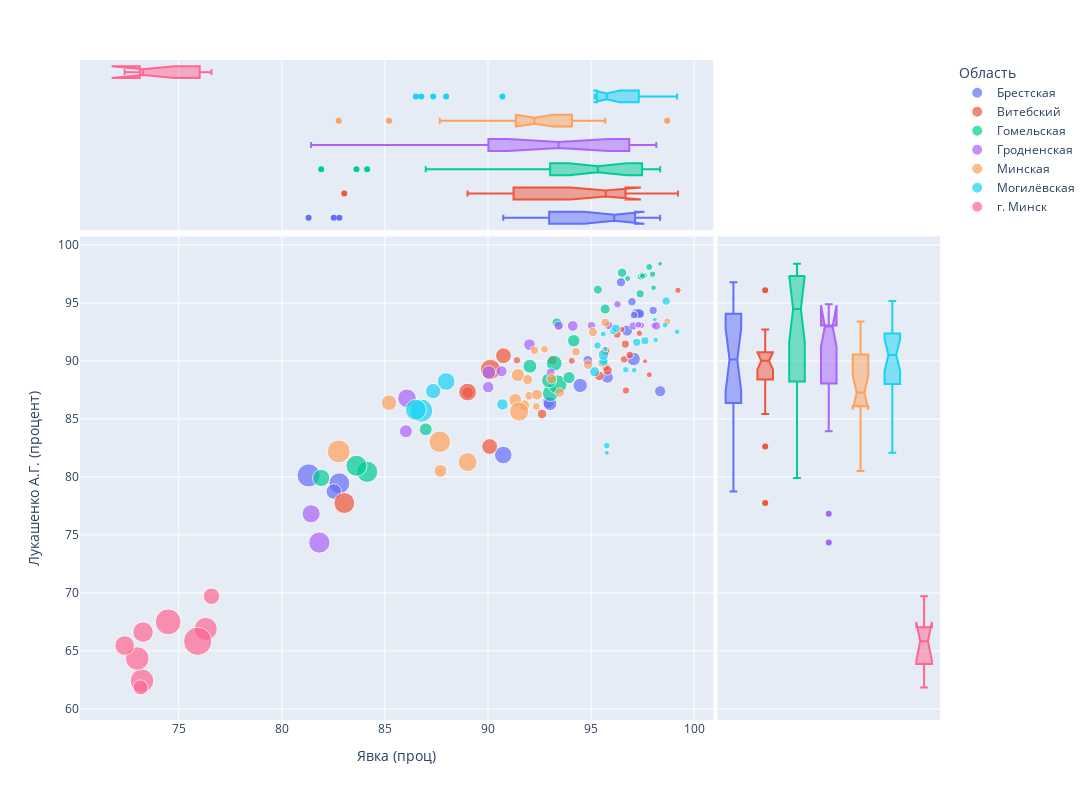

Write notebook code for a chart like this one.
### Markdown cell above
В целом единственное, что можно сказать: у Минской области наименьшие медианные значения как явки так и процента "за", Могилёвская область больше всех "рисует" явку, а Гомельская процент.

### Code cell
fig = px.scatter(data,
                 x="Явка (проц)",
                 y="Лукашенко А.Г. (процент)",
                 color='Область',
                 hover_name='Наименование административно- территориальной (территориальной) единицы',
                 marginal_y="box",
                 marginal_x="box",
                 width=1200,
                 height=800,
                 size='Количество избирателей (всего)'
                )
fig.show()

### Figure 1 — Plotly figure (JSON) as saved in the notebook; plotly's stock layout.template omitted (floating-point values rounded to 4 significant figures)
{"data": [{"hovertemplate": "<b>%{hovertext}</b><br><br>Область=Брестская<br>Явка (проц)=%{x}<br>Лукашенко А.Г. (процент)=%{y}<br>Количество избирателей (всего)=%{marker.size}<extra></extra>", "hovertext": ["Барановичский район", "Берёзовский район", "Брестский район", "Ганцевичский район", "Дрогичинский район", "Жабинковский район", "Ивановский район", "Ивацевичский район", "Каменецкий район", "Кобринский район", "Лунинецкий район", "Ляховичский район", "Малоритский район", "Пинский район", "Пружанский район", "Столинский район", "г. Барановичи", "г. Пинск", "Ленинский район г. Бреста", "Московский район г. Бреста"], "legendgroup": "Брестская", "marker": {"color": "#636efa", "size": [26229, 43874, 28076, 21362, 29158, 17888, 31217, 42829, 26980, 61219, 55364, 20864, 17837, 37124, 37801, 54443, 130367, 91930, 71005, 158707], "sizemode": "area", "sizeref": 592.1, "symbol": "circle"}, "mode": "markers", "name": "Брестская", "showlegend": true, "type": "scatter", "x": [96.45, 92.92, 94.84, 96.98, 97.19, 97.43, 97.33, 95.79, 93.45, 94.47, 93.01, 98.01, 97.08, 98.35, 96.74, 97.06, 82.79, 90.74, 82.52, 81.3], "xaxis": "x", "y": [96.79, 86.43, 90.06, 95.11, 94.11, 94.05, 94.09, 88.59, 93.1, 87.89, 86.31, 94.36, 93.95, 87.39, 92.62, 90.17, 79.45, 81.89, 78.74, 80.13], "yaxis": "y"}, {"alignmentgroup": "True", "hovertemplate": "<b>%{hovertext}</b><br><br>Область=Брестская<br>Явка (проц)=%{x}<extra></extra>", "hovertext": ["Барановичский район", "Берёзовский район", "Брестский район", "Ганцевичский район", "Дрогичинский район", "Жабинковский район", "Ивановский район", "Ивацевичский район", "Каменецкий район", "Кобринский район", "Лунинецкий район", "Ляховичский район", "Малоритский район", "Пинский район", "Пружанский район", "Столинский район", "г. Барановичи", "г. Пинск", "Ленинский район г. Бреста", "Московский район г. Бреста"], "legendgroup": "Брестская", "marker": {"color": "#636efa", "symbol": "circle"}, "name": "Брестская", "notched": true, "offsetgroup": "Брестская", "showlegend": false, "type": "box", "x": [96.45, 92.92, 94.84, 96.98, 97.19, 97.43, 97.33, 95.79, 93.45, 94.47, 93.01, 98.01, 97.08, 98.35, 96.74, 97.06, 82.79, 90.74, 82.52, 81.3], "xaxis": "x3", "yaxis": "y3"}, {"alignmentgroup": "True", "hovertemplate": "<b>%{hovertext}</b><br><br>Область=Брестская<br>Лукашенко А.Г. (процент)=%{y}<extra></extra>", "hovertext": ["Барановичский район", "Берёзовский район", "Брестский район", "Ганцевичский район", "Дрогичинский район", "Жабинковский район", "Ивановский район", "Ивацевичский район", "Каменецкий район", "Кобринский район", "Лунинецкий район", "Ляховичский район", "Малоритский район", "Пинский район", "Пружанский район", "Столинский район", "г. Барановичи", "г. Пинск", "Ленинский район г. Бреста", "Московский район г. Бреста"], "legendgroup": "Брестская", "marker": {"color": "#636efa", "symbol": "circle"}, "name": "Брестская", "notched": true, "offsetgroup": "Брестская", "showlegend": false, "type": "box", "xaxis": "x2", "y": [96.79, 86.43, 90.06, 95.11, 94.11, 94.05, 94.09, 88.59, 93.1, 87.89, 86.31, 94.36, 93.95, 87.39, 92.62, 90.17, 79.45, 81.89, 78.74, 80.13], "yaxis": "y2"}, {"hovertemplate": "<b>%{hovertext}</b><br><br>Область=Витебский<br>Явка (проц)=%{x}<br>Лукашенко А.Г. (процент)=%{y}<br>Количество избирателей (всего)=%{marker.size}<extra></extra>", "hovertext": ["Бешенковичский район", "Браславский район", "Верхнедвинский район", "Витебский район", "Глубокский район", "Городокский район", "Докшицкий район", "Дубровенский район", "Лепельский район", "Лиозненский район", "Миорский район", "Оршанский  район", "Полоцкий район", "Поставский район", "Россонский район", "Сенненский район", "Толочинский район", "Ушачский район", "Чашникский район", "Шарковщинский район", "Шумилинский район", "г. Новополоцк", "Железнодорожный район г. Витебска", "Октябрьский район г. Витебска", "Первомайский район г. Витебска"], "legendgroup": "Витебский", "marker": {"color": "#EF553B", "size": [12546, 20658, 16817, 27100, 27587, 17845, 19632, 11635, 26386, 11399, 16610, 120227, 73936, 27469, 7985, 18452, 19159, 11210, 25348, 12429, 14588, 74676, 39466, 93848, 129888], "sizemode": "area", "sizeref": 592.1, "symbol": "circle"}, "mode": "markers", "name": "Витебский", "showlegend": true, "type": "scatter", "x": [99.21, 95.71, 96.69, 95.4, 92.62, 96.6, 96.66, 95.74, 95.8, 97.82, 91.4, 90.12, 90.75, 93.11, 97.62, 96.87, 96.26, 96.49, 95.69, 97.34, 94.06, 90.08, 89.01, 89.01, 83.03], "xaxis": "x", "y": [96.09, 89.49, 87.45, 88.71, 85.43, 90.14, 91.45, 90.72, 89.19, 88.81, 90.06, 89.27, 90.45, 90.09, 89.97, 90.51, 92.31, 92.72, 90.87, 92.39, 90.01, 82.62, 87.25, 87.32, 77.75], "yaxis": "y"}, {"alignmentgroup": "True", "hovertemplate": "<b>%{hovertext}</b><br><br>Область=Витебский<br>Явка (проц)=%{x}<extra></extra>", "hovertext": ["Бешенковичский район", "Браславский район", "Верхнедвинский район", "Витебский район", "Глубокский район", "Городокский район", "Докшицкий район", "Дубровенский район", "Лепельский район", "Лиозненский район", "Миорский район", "Оршанский  район", "Полоцкий район", "Поставский район", "Россонский район", "Сенненский район", "Толочинский район", "Ушачский район", "Чашникский район", "Шарковщинский район", "Шумилинский район", "г. Новополоцк", "Железнодорожный район г. Витебска", "Октябрьский район г. Витебска", "Первомайский район г. Витебска"], "legendgroup": "Витебский", "marker": {"color": "#EF553B", "symbol": "circle"}, "name": "Витебский", "notched": true, "offsetgroup": "Витебский", "showlegend": false, "type": "box", "x": [99.21, 95.71, 96.69, 95.4, 92.62, 96.6, 96.66, 95.74, 95.8, 97.82, 91.4, 90.12, 90.75, 93.11, 97.62, 96.87, 96.26, 96.49, 95.69, 97.34, 94.06, 90.08, 89.01, 89.01, 83.03], "xaxis": "x3", "yaxis": "y3"}, {"alignmentgroup": "True", "hovertemplate": "<b>%{hovertext}</b><br><br>Область=Витебский<br>Лукашенко А.Г. (процент)=%{y}<extra></extra>", "hovertext": ["Бешенковичский район", "Браславский район", "Верхнедвинский район", "Витебский район", "Глубокский район", "Городокский район", "Докшицкий район", "Дубровенский район", "Лепельский район", "Лиозненский район", "Миорский район", "Оршанский  район", "Полоцкий район", "Поставский район", "Россонский район", "Сенненский район", "Толочинский район", "Ушачский район", "Чашникский район", "Шарковщинский район", "Шумилинский район", "г. Новополоцк", "Железнодорожный район г. Витебска", "Октябрьский район г. Витебска", "Первомайский район г. Витебска"], "legendgroup": "Витебский", "marker": {"color": "#EF553B", "symbol": "circle"}, "name": "Витебский", "notched": true, "offsetgroup": "Витебский", "showlegend": false, "type": "box", "xaxis": "x2", "y": [96.09, 89.49, 87.45, 88.71, 85.43, 90.14, 91.45, 90.72, 89.19, 88.81, 90.06, 89.27, 90.45, 90.09, 89.97, 90.51, 92.31, 92.72, 90.87, 92.39, 90.01, 82.62, 87.25, 87.32, 77.75], "yaxis": "y2"}, {"hovertemplate": "<b>%{hovertext}</b><br><br>Область=Гомельская<br>Явка (проц)=%{x}<br>Лукашенко А.Г. (процент)=%{y}<br>Количество избирателей (всего)=%{marker.size}<extra></extra>", "hovertext": ["Брагинский район", "Буда-Кошелевский район", "Ветковский район", "Гомельский район", "Добрушский район", "Ельский район", "Житковичский район", "Жлобинский район", "Калинковичский район", "Кормянский район", "Лельчицкий район", "Лоевский район", "Мозырский район", "Наровлянский район", "Октябрьский район", "Петриковский район", "Речицкий район", "Рогачевский район", "Светлогорский район", "Хойникский район", "Чечерский район", "Железнодорожный район г. Гомеля", "Новобелицкий район г. Гомеля", "Советский район г. Гомеля", "Центральный район г. Гомеля"], "legendgroup": "Гомельская", "marker": {"color": "#00cc96", "size": [9285, 25892, 13102, 57156, 30725, 12462, 27567, 77566, 46510, 10198, 19588, 9559, 105097, 7564, 11054, 24155, 74200, 43741, 66508, 15030, 11264, 134043, 49478, 131348, 88143], "sizemode": "area", "sizeref": 592.1, "symbol": "circle"}, "mode": "markers", "name": "Гомельская", "showlegend": true, "type": "scatter", "x": [97.6, 96.5, 97.39, 92.03, 95.68, 97.98, 93.34, 93.03, 94.16, 97.46, 97.38, 98.03, 93.37, 98.35, 96.77, 95.33, 93.21, 93.93, 92.96, 97.82, 97.5, 84.14, 86.98, 83.62, 81.91], "xaxis": "x", "y": [97.37, 97.61, 97.26, 89.55, 94.48, 97.48, 93.3, 87.2, 91.74, 97.43, 95.79, 96.31, 87.98, 98.39, 97.1, 96.15, 89.8, 88.56, 88.32, 98.1, 97.31, 80.44, 84.1, 80.96, 79.91], "yaxis": "y"}, {"alignmentgroup": "True", "hovertemplate": "<b>%{hovertext}</b><br><br>Область=Гомельская<br>Явка (проц)=%{x}<extra></extra>", "hovertext": ["Брагинский район", "Буда-Кошелевский район", "Ветковский район", "Гомельский район", "Добрушский район", "Ельский район", "Житковичский район", "Жлобинский район", "Калинковичский район", "Кормянский район", "Лельчицкий район", "Лоевский район", "Мозырский район", "Наровлянский район", "Октябрьский район", "Петриковский район", "Речицкий район", "Рогачевский район", "Светлогорский район", "Хойникский район", "Чечерский район", "Железнодорожный район г. Гомеля", "Новобелицкий район г. Гомеля", "Советский район г. Гомеля", "Центральный район г. Гомеля"], "legendgroup": "Гомельская", "marker": {"color": "#00cc96", "symbol": "circle"}, "name": "Гомельская", "notched": true, "offsetgroup": "Гомельская", "showlegend": false, "type": "box", "x": [97.6, 96.5, 97.39, 92.03, 95.68, 97.98, 93.34, 93.03, 94.16, 97.46, 97.38, 98.03, 93.37, 98.35, 96.77, 95.33, 93.21, 93.93, 92.96, 97.82, 97.5, 84.14, 86.98, 83.62, 81.91], "xaxis": "x3", "yaxis": "y3"}, {"alignmentgroup": "True", "hovertemplate": "<b>%{hovertext}</b><br><br>Область=Гомельская<br>Лукашенко А.Г. (процент)=%{y}<extra></extra>", "hovertext": ["Брагинский район", "Буда-Кошелевский район", "Ветковский район", "Гомельский район", "Добрушский район", "Ельский район", "Житковичский район", "Жлобинский район", "Калинковичский район", "Кормянский район", "Лельчицкий район", "Лоевский район", "Мозырский район", "Наровлянский район", "Октябрьский район", "Петриковский район", "Речицкий район", "Рогачевский район", "Светлогорский район", "Хойникский район", "Чечерский район", "Железнодорожный район г. Гомеля", "Новобелицкий район г. Гомеля", "Советский район г. Гомеля", "Центральный район г. Гомеля"], "legendgroup": "Гомельская", "marker": {"color": "#00cc96", "symbol": "circle"}, "name": "Гомельская", "notched": true, "offsetgroup": "Гомельская", "showlegend": false, "type": "box", "xaxis": "x2", "y": [97.37, 97.61, 97.26, 89.55, 94.48, 97.48, 93.3, 87.2, 91.74, 97.43, 95.79, 96.31, 87.98, 98.39, 97.1, 96.15, 89.8, 88.56, 88.32, 98.1, 97.31, 80.44, 84.1, 80.96, 79.91], "yaxis": "y2"}, {"hovertemplate": "<b>%{hovertext}</b><br><br>Область=Гродненская<br>Явка (проц)=%{x}<br>Лукашенко А.Г. (процент)=%{y}<br>Количество избирателей (всего)=%{marker.size}<extra></extra>", "hovertext": ["Берестовицкий район", "Волковысский район", "Вороновский район", "Гродненский район", "Дятловский район", "Зельвенский район", "Ивьевский район", "Кореличский район", "Лидский район", "Мостовский район", "Новогрудский район", "Островецкий район", "Ошмянский район", "Свислочский район", "Слонимский район", "Сморгонский район", "Щучинский район", "Ленинский район г. Гродно", "Октябрьский район г. Гродно"], "legendgroup": "Гродненская", "marker": {"color": "#ab63fa", "size": [12016, 55627, 21630, 40917, 22702, 13194, 20755, 17455, 103106, 21752, 35725, 19458, 24417, 13729, 50310, 39568, 34704, 97976, 134597], "sizemode": "area", "sizeref": 592.1, "symbol": "circle"}, "mode": "markers", "name": "Гродненская", "showlegend": true, "type": "scatter", "x": [98.03, 90.04, 95.86, 92.01, 98.16, 97.44, 97.04, 96.28, 86.07, 93.04, 90.66, 95.02, 93.42, 97.29, 86.02, 90.01, 94.11, 81.42, 81.82], "xaxis": "x", "y": [93.05, 89.01, 93.06, 91.4, 93.03, 93.08, 93.01, 94.89, 86.78, 89.02, 89.11, 93.05, 93.03, 93.12, 83.93, 87.74, 93.02, 76.82, 74.34], "yaxis": "y"}, {"alignmentgroup": "True", "hovertemplate": "<b>%{hovertext}</b><br><br>Область=Гродненская<br>Явка (проц)=%{x}<extra></extra>", "hovertext": ["Берестовицкий район", "Волковысский район", "Вороновский район", "Гродненский район", "Дятловский район", "Зельвенский район", "Ивьевский район", "Кореличский район", "Лидский район", "Мостовский район", "Новогрудский район", "Островецкий район", "Ошмянский район", "Свислочский район", "Слонимский район", "Сморгонский район", "Щучинский район", "Ленинский район г. Гродно", "Октябрьский район г. Гродно"], "legendgroup": "Гродненская", "marker": {"color": "#ab63fa", "symbol": "circle"}, "name": "Гродненская", "notched": true, "offsetgroup": "Гродненская", "showlegend": false, "type": "box", "x": [98.03, 90.04, 95.86, 92.01, 98.16, 97.44, 97.04, 96.28, 86.07, 93.04, 90.66, 95.02, 93.42, 97.29, 86.02, 90.01, 94.11, 81.42, 81.82], "xaxis": "x3", "yaxis": "y3"}, {"alignmentgroup": "True", "hovertemplate": "<b>%{hovertext}</b><br><br>Область=Гродненская<br>Лукашенко А.Г. (процент)=%{y}<extra></extra>", "hovertext": ["Берестовицкий район", "Волковысский район", "Вороновский район", "Гродненский район", "Дятловский район", "Зельвенский район", "Ивьевский район", "Кореличский район", "Лидский район", "Мостовский район", "Новогрудский район", "Островецкий район", "Ошмянский район", "Свислочский район", "Слонимский район", "Сморгонский район", "Щучинский район", "Ленинский район г. Гродно", "Октябрьский район г. Гродно"], "legendgroup": "Гродненская", "marker": {"color": "#ab63fa", "symbol": "circle"}, "name": "Гродненская", "notched": true, "offsetgroup": "Гродненская", "showlegend": false, "type": "box", "xaxis": "x2", "y": [93.05, 89.01, 93.06, 91.4, 93.03, 93.08, 93.01, 94.89, 86.78, 89.02, 89.11, 93.05, 93.03, 93.12, 83.93, 87.74, 93.02, 76.82, 74.34], "yaxis": "y2"}, {"hovertemplate": "<b>%{hovertext}</b><br><br>Область=Минская<br>Явка (проц)=%{x}<br>Лукашенко А.Г. (процент)=%{y}<br>Количество избирателей (всего)=%{marker.size}<extra></extra>", "hovertext": ["Березинский район", "Борисовский район", "Вилейский район", "Воложинский район", "Дзержинский район", "Клецкий район", "Копыльский район", "Крупский район", "Логойский район", "Любанский район", "Минский район", "Молодечненский район", "Мядельский район", "Несвижский район", "Пуховичский район", "Слуцкий район", "Смолевичский район", "Солигорский район", "Стародорожский район", "Столбцовский район", "Узденский район", "Червенский район", "г. Жодино"], "legendgroup": "Минская", "marker": {"color": "#FFA15A", "size": [18207, 139643, 36947, 28234, 49417, 22993, 22696, 20139, 26502, 24947, 156812, 106959, 22238, 30534, 52578, 72339, 35333, 110478, 15695, 31215, 18415, 24979, 49145], "sizemode": "area", "sizeref": 592.1, "symbol": "circle"}, "mode": "markers", "name": "Минская", "showlegend": true, "type": "scatter", "x": [92.74, 87.66, 91.75, 94.86, 91.32, 95.69, 94.27, 92.25, 93.48, 95.09, 82.76, 89.01, 92, 93.09, 91.45, 85.2, 92.37, 91.51, 98.69, 91.92, 92.34, 95.52, 87.69], "xaxis": "x", "y": [91.01, 83.03, 86.17, 89.68, 86.63, 93.31, 90.8, 90.92, 87.27, 92.49, 82.2, 81.28, 86.99, 88.45, 88.77, 86.4, 87.1, 85.64, 93.4, 88.39, 86.08, 89.85, 80.52], "yaxis": "y"}, {"alignmentgroup": "True", "hovertemplate": "<b>%{hovertext}</b><br><br>Область=Минская<br>Явка (проц)=%{x}<extra></extra>", "hovertext": ["Березинский район", "Борисовский район", "Вилейский район", "Воложинский район", "Дзержинский район", "Клецкий район", "Копыльский район", "Крупский район", "Логойский район", "Любанский район", "Минский район", "Молодечненский район", "Мядельский район", "Несвижский район", "Пуховичский район", "Слуцкий район", "Смолевичский район", "Солигорский район", "Стародорожский район", "Столбцовский район", "Узденский район", "Червенский район", "г. Жодино"], "legendgroup": "Минская", "marker": {"color": "#FFA15A", "symbol": "circle"}, "name": "Минская", "notched": true, "offsetgroup": "Минская", "showlegend": false, "type": "box", "x": [92.74, 87.66, 91.75, 94.86, 91.32, 95.69, 94.27, 92.25, 93.48, 95.09, 82.76, 89.01, 92, 93.09, 91.45, 85.2, 92.37, 91.51, 98.69, 91.92, 92.34, 95.52, 87.69], "xaxis": "x3", "yaxis": "y3"}, {"alignmentgroup": "True", "hovertemplate": "<b>%{hovertext}</b><br><br>Область=Минская<br>Лукашенко А.Г. (процент)=%{y}<extra></extra>", "hovertext": ["Березинский район", "Борисовский район", "Вилейский район", "Воложинский район", "Дзержинский район", "Клецкий район", "Копыльский район", "Крупский район", "Логойский район", "Любанский район", "Минский район", "Молодечненский район", "Мядельский район", "Несвижский район", "Пуховичский район", "Слуцкий район", "Смолевичский район", "Солигорский район", "Стародорожский район", "Столбцовский район", "Узденский район", "Червенский район", "г. Жодино"], "legendgroup": "Минская", "marker": {"color": "#FFA15A", "symbol": "circle"}, "name": "Минская", "notched": true, "offsetgroup": "Минская", "showlegend": false, "type": "box", "xaxis": "x2", "y": [91.01, 83.03, 86.17, 89.68, 86.63, 93.31, 90.8, 90.92, 87.27, 92.49, 82.2, 81.28, 86.99, 88.45, 88.77, 86.4, 87.1, 85.64, 93.4, 88.39, 86.08, 89.85, 80.52], "yaxis": "y2"}, {"hovertemplate": "<b>%{hovertext}</b><br><br>Область=Могилёвская<br>Явка (проц)=%{x}<br>Лукашенко А.Г. (процент)=%{y}<br>Количество избирателей (всего)=%{marker.size}<extra></extra>", "hovertext": ["Белыничский район", "Бобруйский район", "Быховский район", "Глусский район", "Горецкий район", "Дрибинский район", "Кировский район", "Климовичский район", "Кличевский район", "Костюковичский район", "Краснопольский район", "Кричевский район", "Круглянский район", "Могилевский район", "Мстиславский район", "Осиповичский район", "Славгородский район", "Хотимский район", "Чаусский район", "Чериковский район", "Шкловский район", "Ленинский район г. Бобруйска", "Первомайский район г. Бобруйска", "Ленинский район г. Могилева", "Октябрьский район г. Могилева"], "legendgroup": "Могилёвская", "marker": {"color": "#19d3f3", "size": [15430, 13116, 22478, 10181, 30414, 8264, 15709, 19852, 11205, 19276, 7165, 25696, 11028, 34252, 16794, 38632, 9691, 8842, 14133, 10108, 21332, 69479, 93010, 159291, 130652], "sizemode": "area", "sizeref": 592.1, "symbol": "circle"}, "mode": "markers", "name": "Могилёвская", "showlegend": true, "type": "scatter", "x": [96.07, 96.68, 96.2, 97.09, 95.17, 95.76, 95.64, 97.61, 95.59, 97.21, 98.09, 95.6, 98.59, 95.6, 95.31, 90.7, 98.13, 95.69, 95.76, 99.17, 98.64, 87.34, 87.97, 86.76, 86.5], "xaxis": "x", "y": [92.57, 89.24, 92.81, 89.2, 89.07, 82.08, 89.98, 91.74, 92.32, 91.61, 93.57, 89.95, 93.09, 90.52, 91.33, 86.25, 91.81, 91.02, 82.7, 92.52, 95.16, 87.4, 88.23, 85.72, 85.79], "yaxis": "y"}, {"alignmentgroup": "True", "hovertemplate": "<b>%{hovertext}</b><br><br>Область=Могилёвская<br>Явка (проц)=%{x}<extra></extra>", "hovertext": ["Белыничский район", "Бобруйский район", "Быховский район", "Глусский район", "Горецкий район", "Дрибинский район", "Кировский район", "Климовичский район", "Кличевский район", "Костюковичский район", "Краснопольский район", "Кричевский район", "Круглянский район", "Могилевский район", "Мстиславский район", "Осиповичский район", "Славгородский район", "Хотимский район", "Чаусский район", "Чериковский район", "Шкловский район", "Ленинский район г. Бобруйска", "Первомайский район г. Бобруйска", "Ленинский район г. Могилева", "Октябрьский район г. Могилева"], "legendgroup": "Могилёвская", "marker": {"color": "#19d3f3", "symbol": "circle"}, "name": "Могилёвская", "notched": true, "offsetgroup": "Могилёвская", "showlegend": false, "type": "box", "x": [96.07, 96.68, 96.2, 97.09, 95.17, 95.76, 95.64, 97.61, 95.59, 97.21, 98.09, 95.6, 98.59, 95.6, 95.31, 90.7, 98.13, 95.69, 95.76, 99.17, 98.64, 87.34, 87.97, 86.76, 86.5], "xaxis": "x3", "yaxis": "y3"}, {"alignmentgroup": "True", "hovertemplate": "<b>%{hovertext}</b><br><br>Область=Могилёвская<br>Лукашенко А.Г. (процент)=%{y}<extra></extra>", "hovertext": ["Белыничский район", "Бобруйский район", "Быховский район", "Глусский район", "Горецкий район", "Дрибинский район", "Кировский район", "Климовичский район", "Кличевский район", "Костюковичский район", "Краснопольский район", "Кричевский район", "Круглянский район", "Могилевский район", "Мстиславский район", "Осиповичский район", "Славгородский район", "Хотимский район", "Чаусский район", "Чериковский район", "Шкловский район", "Ленинский район г. Бобруйска", "Первомайский район г. Бобруйска", "Ленинский район г. Могилева", "Октябрьский район г. Могилева"], "legendgroup": "Могилёвская", "marker": {"color": "#19d3f3", "symbol": "circle"}, "name": "Могилёвская", "notched": true, "offsetgroup": "Могилёвская", "showlegend": false, "type": "box", "xaxis": "x2", "y": [92.57, 89.24, 92.81, 89.2, 89.07, 82.08, 89.98, 91.74, 92.32, 91.61, 93.57, 89.95, 93.09, 90.52, 91.33, 86.25, 91.81, 91.02, 82.7, 92.52, 95.16, 87.4, 88.23, 85.72, 85.79], "yaxis": "y2"}, {"hovertemplate": "<b>%{hovertext}</b><br><br>Область=г. Минск<br>Явка (проц)=%{x}<br>Лукашенко А.Г. (процент)=%{y}<br>Количество избирателей (всего)=%{marker.size}<extra></extra>", "hovertext": ["Заводской район г. Минск", "Ленинский  район г. Минск", "Московский  район г. Минск", "Октябрьский район г. Минск", "Партизанский район г. Минск", "Первомайский  район г. Минск", "Советский район г. Минск", "Фрунзенский район г. Минск", "Центральный район г. Минск"], "legendgroup": "г. Минск", "marker": {"color": "#FF6692", "size": [166138, 165567, 198655, 124966, 67502, 158455, 115005, 236826, 81050], "sizemode": "area", "sizeref": 592.1, "symbol": "circle"}, "mode": "markers", "name": "г. Минск", "showlegend": true, "type": "scatter", "x": [73.22, 72.99, 74.49, 73.27, 73.15, 76.31, 72.38, 75.92, 76.59], "xaxis": "x", "y": [62.42, 64.34, 67.5, 66.62, 61.85, 66.89, 65.46, 65.83, 69.71], "yaxis": "y"}, {"alignmentgroup": "True", "hovertemplate": "<b>%{hovertext}</b><br><br>Область=г. Минск<br>Явка (проц)=%{x}<extra></extra>", "hovertext": ["Заводской район г. Минск", "Ленинский  район г. Минск", "Московский  район г. Минск", "Октябрьский район г. Минск", "Партизанский район г. Минск", "Первомайский  район г. Минск", "Советский район г. Минск", "Фрунзенский район г. Минск", "Центральный район г. Минск"], "legendgroup": "г. Минск", "marker": {"color": "#FF6692", "symbol": "circle"}, "name": "г. Минск", "notched": true, "offsetgroup": "г. Минск", "showlegend": false, "type": "box", "x": [73.22, 72.99, 74.49, 73.27, 73.15, 76.31, 72.38, 75.92, 76.59], "xaxis": "x3", "yaxis": "y3"}, {"alignmentgroup": "True", "hovertemplate": "<b>%{hovertext}</b><br><br>Область=г. Минск<br>Лукашенко А.Г. (процент)=%{y}<extra></extra>", "hovertext": ["Заводской район г. Минск", "Ленинский  район г. Минск", "Московский  район г. Минск", "Октябрьский район г. Минск", "Партизанский район г. Минск", "Первомайский  район г. Минск", "Советский район г. Минск", "Фрунзенский район г. Минск", "Центральный район г. Минск"], "legendgroup": "г. Минск", "marker": {"color": "#FF6692", "symbol": "circle"}, "name": "г. Минск", "notched": true, "offsetgroup": "г. Минск", "showlegend": false, "type": "box", "xaxis": "x2", "y": [62.42, 64.34, 67.5, 66.62, 61.85, 66.89, 65.46, 65.83, 69.71], "yaxis": "y2"}], "layout": {"height": 800, "legend": {"itemsizing": "constant", "title": {"text": "Область"}, "tracegroupgap": 0}, "margin": {"t": 60}, "width": 1200, "xaxis": {"anchor": "y", "domain": [0, 0.7363], "title": {"text": "Явка (проц)"}}, "xaxis2": {"anchor": "y2", "domain": [0.7413, 1], "matches": "x2", "showgrid": false, "showline": false, "showticklabels": false, "ticks": ""}, "xaxis3": {"anchor": "y3", "domain": [0, 0.7363], "matches": "x", "showgrid": true, "showticklabels": false}, "xaxis4": {"anchor": "y4", "domain": [0.7413, 1], "matches": "x2", "showgrid": false, "showline": false, "showticklabels": false, "ticks": ""}, "yaxis": {"anchor": "x", "domain": [0, 0.7326], "title": {"text": "Лукашенко А.Г. (процент)"}}, "yaxis2": {"anchor": "x2", "domain": [0, 0.7326], "matches": "y", "showgrid": true, "showticklabels": false}, "yaxis3": {"anchor": "x3", "domain": [0.7426, 1], "matches": "y3", "showgrid": false, "showline": false, "showticklabels": false, "ticks": ""}, "yaxis4": {"anchor": "x4", "domain": [0.7426, 1], "matches": "y3", "showgrid": true, "showline": false, "showticklabels": false, "ticks": ""}}}
